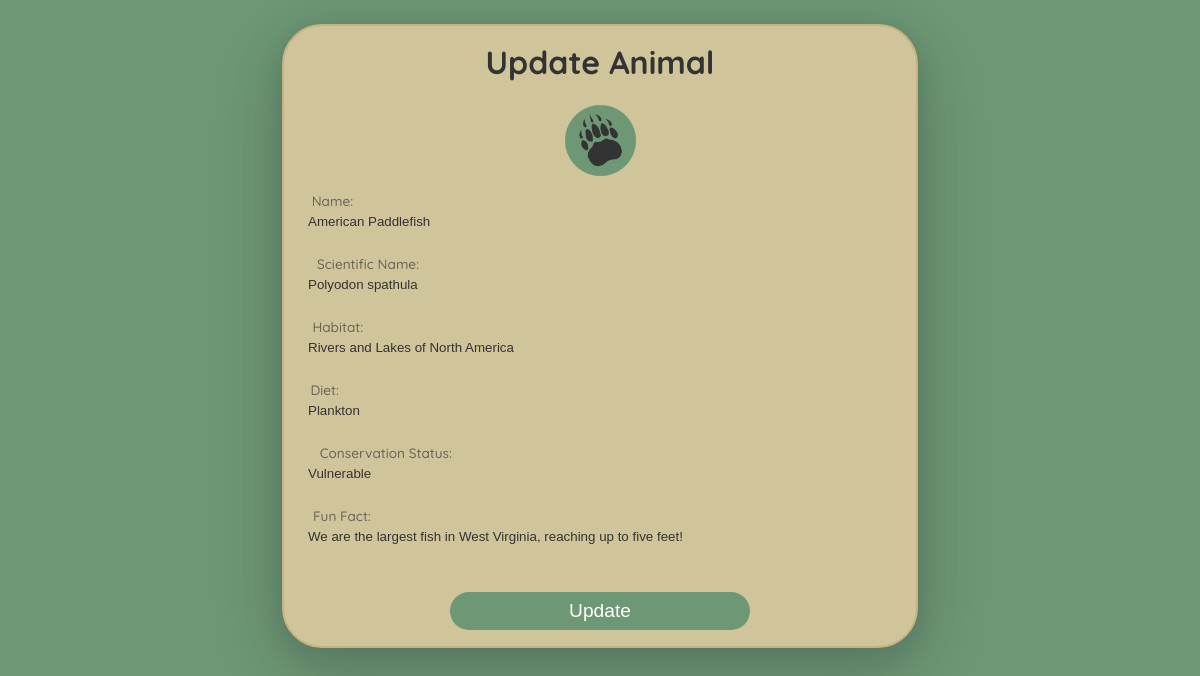
Page /update.php?animal_id=3 (signed in) on the committed database.
### tables this page shows
CREATE TABLE `animals` (
  `animal_id` int NOT NULL,
  `name` varchar(255) NOT NULL,
  `scientific_name` varchar(255) NOT NULL,
  `habitat` varchar(255) NOT NULL,
  `diet` varchar(255) NOT NULL,
  `conservation_status` varchar(255) NOT NULL,
  `fun_fact` varchar(255) NOT NULL
);

### update.php (the view, shortened to what this page needs)
<?php
$host = 'localhost';
$dbname = 'animals';
$user = 'jacob';
$pass = 'jacob';
$charset = 'utf8mb4';
$dsn = "mysql:host=$host;dbname=$dbname;charset=$charset";
$options = [
    PDO::ATTR_ERRMODE            => PDO::ERRMODE_EXCEPTION,
    PDO::ATTR_DEFAULT_FETCH_MODE => PDO::FETCH_ASSOC,
    PDO::ATTR_EMULATE_PREPARES   => false,
];
try {
    $pdo = new PDO($dsn, $user, $pass, $options);
} catch (PDOException $e) {
    throw new PDOException($e->getMessage(), (int)$e->getCode());
}
$animal_id = (int)$_GET['animal_id'];
$sql = 'SELECT * FROM animals WHERE animal_id = :animal_id';
$stmt = $pdo->prepare($sql);
$stmt->execute(['animal_id' => $animal_id]);
$animal = $stmt->fetch();
?>
<!DOCTYPE html>
<html lang ="en">
<head>
    <link rel="stylesheet" href="styles.css">
</head>
<body>
    <div class="request-container">
        <form method="POST" action="" class="login-form">
            <h1>Update Animal</h1>
            <img src="Animal Archive Logo.png" width= "75px" height = "75px">
            <div class = "request-row">
                <input placeholder = "Name:" class = "form-input" type="text" id="name" name="name" value="<?php echo htmlspecialchars($animal['name']); ?>" required>
                <label class = "form-label" for="name">Name:</label>
            </div>
            <div class = "request-row">
                <input placeholder = "Scientific Name" class = "form-input" type="text" id="scientific_name" name="scientific_name" value="<?php echo htmlspecialchars($animal['scientific_name']); ?>" required>
                <label class = "form-label" for="scientific_name">Scientific Name:</label>
            </div>
            <div class = "request-row">
                <input placeholder = "Habitat:" class = "form-input" type="text" id="habitat" name="habitat" value="<?php echo htmlspecialchars($animal['habitat']); ?>" required>
                <label class = "form-label" for="habitat">Habitat:</label>
            </div>
            <div class = "request-row">
                <input placeholder = "Diet:" class = "form-input" type="text" id="diet" name="diet" value="<?php echo htmlspecialchars($animal['diet']); ?>" required>
                <label class = "form-label" for="diet">Diet:</label>
            </div>
            <div class = "request-row">
                <input placeholder = "Conservation Status:" class = "form-input" type="text" id="conservation_status" name="conservation_status" value="<?php echo htmlspecialchars($animal['conservation_status']); ?>" required>
                <label class = "form-label" for="conservation_status">Conservation Status:</label>
            </div>
            <div class = "request-row">
                <input placeholder = "Fun Fact:" class = "form-input" type="text" id="fun_fact" name="fun_fact" value="<?php echo htmlspecialchars($animal['fun_fact']); ?>" required>
                <label class = "form-label" for="fun_fact">Fun Fact:</label>
            </div>
            <button type="submit" name="submit" class = "submit-button">Update</button>
        </form>
    </div>
</body>
</html>

### styles.css (style rules this page uses)
body { display:flex; align-items: center; justify-content: center; font-family: 'Quicksand'; font-weight: 500; background-color: #6D9775; color: #333; max-width: 1200px; height: 100%; margin: 0; padding: 0; flex-direction: column; }
h1, h2 { margin-top: 0px; }
.request-container { border: 2px solid #C8B282; width:50%; display:flex auto; margin:0; margin-top: 1.5rem; padding:1rem; text-align: center; border-radius: 2.5rem; background: #D0C59A; box-shadow: rgba(17, 17, 26, 0.1) 0px 8px 24px, rgba(17, 17, 26, 0.1) 0px 16px 56px, rgba(17, 17, 26, 0.1) 0px 24px 80px; }
.request-container button { width:50%; }
.request-row { position:relative; margin-bottom: 0.5rem; background: #D0C59A; }
.form-input { box-sizing: border-box; border:0; width: 100%; padding: 2rem 1rem 0.5rem 0.5rem; color: #333; background: #D0C59A; }
.form-input::placeholder { display: none; color:transparent; }
.form-label { color:#333; bottom:0.5rem; left:0.5rem; position:absolute; transition: opacity .1s ease-in-out, transform .1s ease-in-out; }
.form-input:focus~.form-label, .form-input:not(:placeholder-shown)~.form-label { opacity: .65; transform: scale(.85) translateY(-1.3rem); }
.submit-button { color:white; background: #6D9775; border-radius: 2rem; border:0; padding: 0.5rem 2rem; font-size:1.2rem; width: 100%; margin-top:2rem; }

### rows in the picture
animals: name "American Paddlefish", scientific_name "Polyodon spathula", habitat "Rivers and Lakes of North America", diet "Plankton", conservation_status "Vulnerable", fun_fact "We are the largest fish in West Virginia, reaching up to five feet!"
